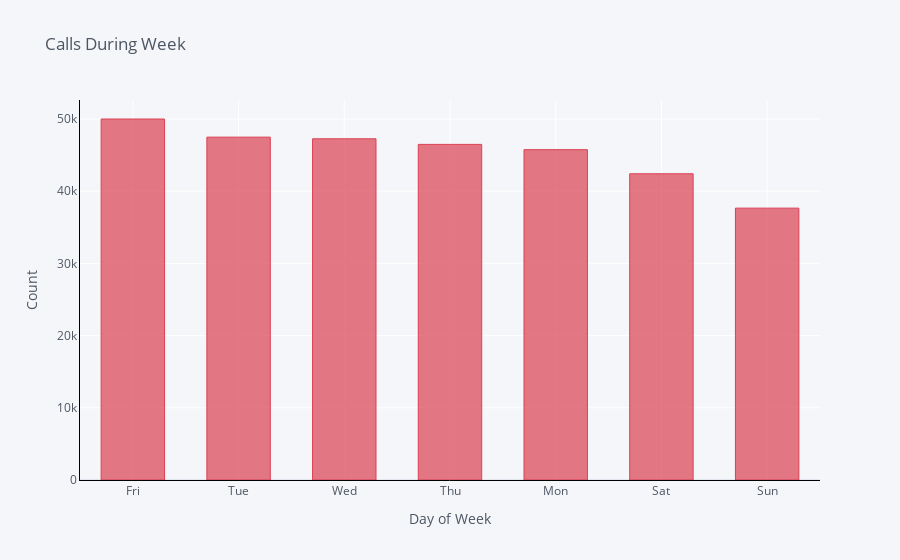

Source (notebook cell):
### Code cell
data['dayofweek'].value_counts().iplot(kind='bar',
                                       color='red',
                                       gridcolor='white',
                                       linecolor='black',
                                       theme='pearl',
                                       title='Calls During Week',
                                       yTitle='Count',
                                       bargap=0.4,
                                       opacity=0.7,
                                       xTitle='Day of Week'
                                      )

### Figure 1 — Plotly figure (JSON) as saved in the notebook; plotly's stock layout.template omitted (floating-point values rounded to 4 significant figures)
{"data": [{"marker": {"color": "rgba(219, 64, 82, 0.7)", "line": {"color": "rgba(219, 64, 82, 1.0)", "width": 1}}, "name": "dayofweek", "orientation": "v", "text": "", "x": ["Fri", "Tue", "Wed", "Thu", "Mon", "Sat", "Sun"], "y": [49999, 47488, 47258, 46483, 45752, 42413, 37655], "type": "bar"}], "layout": {"bargap": 0.4, "legend": {"bgcolor": "#F5F6F9", "font": {"color": "#4D5663"}}, "paper_bgcolor": "#F5F6F9", "plot_bgcolor": "#F5F6F9", "title": {"font": {"color": "#4D5663"}, "text": "Calls During Week"}, "xaxis": {"gridcolor": "white", "linecolor": "black", "showgrid": true, "tickfont": {"color": "#4D5663"}, "title": {"font": {"color": "#4D5663"}, "text": "Day of Week"}, "zerolinecolor": "#E1E5ED"}, "yaxis": {"gridcolor": "white", "linecolor": "black", "showgrid": true, "tickfont": {"color": "#4D5663"}, "title": {"font": {"color": "#4D5663"}, "text": "Count"}, "zerolinecolor": "#E1E5ED"}}}
